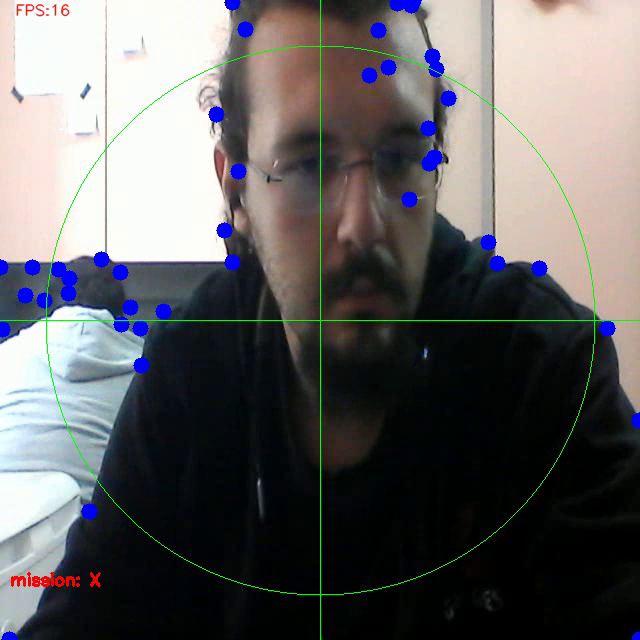
#> input picture frame 3 of output.avi, 640 x 640 px, given in place of the camera
$ python ORG_vision_algorithm.py
#> lines starting #> are read from the running program, lines starting #| are printed output that depends on the picture; after the words box and inside, x2 and y2 are one past the last pixel; in counts of white or black regions, pixels touching at a corner belong together
import cv2, time, math
import numpy as np
import pytesseract
pytesseract.pytesseract.tesseract_cmd = 'C:/Program Files/Tesseract-OCR/tesseract.exe'

frame_width, frame_height = (720,720)  #1280,720
target_lock_radius = 175
kernel = np.ones((3, 3), 'uint8') # for morphological operations
# Parameters for black detection in HSV colorspace
min_h, min_s, min_v = 0,0,0
max_h, max_s, max_v = 179,255,100
min_color = np.array([min_h, min_s, min_v])
max_color = np.array([max_h, max_s, max_v])

color = (255,255,255)

def distance_between_points(point1, point2):
    return np.sqrt(np.power(point1[0]-point2[0],2) + np.power(point1[1]-point2[1],2))

def findPointer(points): # For finding arrow direction and angle
    temp = []
    for point1 in points:
        for point2 in points:
            distance = int(distance_between_points(point1, point2))
            temp.append((distance,point1,point2))

    #print("sorted: ",sorted(temp,key=lambda x: (x[0]),reverse=True))
    sortedbydistance = sorted(temp,key=lambda x: (x[0]),reverse=True)
    special_points = []
    for x in sortedbydistance[0:3]:
        if x[1] not in special_points:
            special_points.append(x[1])
        if x[2] not in special_points:
            special_points.append(x[2])
    #print("specials: ",special_points)

    mean = ((special_points[0][0]+special_points[1][0]+special_points[2][0])//3,(special_points[0][1]+special_points[1][1]+special_points[2][1])//3)
    max = 0
    for point in special_points:
        d = distance_between_points(point,mean)
        if d > max :
            max = d
            pointer = point
    special_points.remove(pointer)
    special_points.insert(0,pointer)
    return special_points
def calculateArrowDirection(contour):

    # To find Arrow direction, first extract contour points
    points = contour.ravel()
    temp = []
    Points = []
    for i in range (0,len(points)):
        temp.append(points[i])
        if i%2 == 1:
            Points.append(temp)
            temp = []
        else:
            continue

    specials = findPointer(Points)
    middle = ((specials[1][0] + specials[2][0])//2, (specials[1][1] + specials[2][1])//2)
    pointer = (specials[0][0], specials[0][1])

    # ONLY FOR VISUAL PURPOSES
    cv2.circle(frame, (specials[0][0],specials[0][1]), 4, (0,0,255),-1)
    cv2.circle(frame, (specials[1][0],specials[1][1]), 4, (0,255,255),-1)
    cv2.circle(frame, (specials[2][0],specials[2][1]), 4, (0,255,255),-1)

    # Drawing lines for angle calculation (for visual purposes only)
    cv2.line(frame, middle, pointer,(255,0,255),1)
    #cv2.line(frame, center_contour, pointer,(255,0,255),1)
    cv2.line(frame, center_frame, center_contour,(0,0,255),1)
    # Find angle of the arrow
    atan = math.atan2(middle[0] - pointer[0], middle[1] - pointer[1])
    angle_arrow = math.degrees(atan)
    angle_arrow = int(angle_arrow)
    if angle_arrow > 0:
        if angle_arrow > 90:
            angle_arrow = 270-(angle_arrow-90)
        else:
            angle_arrow = 360 - angle_arrow
    else:
        angle_arrow *= -1

    return angle_arrow

def searchForText(contour, tolerance):
    ROI = cv2.minAreaRect(contour)
    ROI = cv2.boxPoints(ROI)
    ROI = np.int0(ROI)

    min_height = frame_height
    max_height = 0
    min_width = frame_width
    max_width = 0
    for i in range(0,4):
        if ROI[i][0] < min_height:
            min_height = ROI[i][0]
        if ROI[i][0] > max_height:
            max_height = ROI[i][0]
        if ROI[i][1] < min_width:
            min_width = ROI[i][1]
        if ROI[i][1] > max_width:
            max_width = ROI[i][1]

    #print("{}:{} , {}:{}".format(min_height, max_height, min_width, max_width))
    if min_height - tolerance >= 0:
        min_height -= tolerance
    if max_height + tolerance <= frame_height:
        max_height += tolerance
    if min_width - tolerance >= 0:
        min_width -= tolerance
    if max_width + tolerance <= frame_width:
        max_width += tolerance

    # Cropping text area as an input to OCR
    text_area = mask_color_inv[ min_width : max_width , min_height : max_height]
    # Read the text https://muthu.co/all-tesseract-ocr-options/
    #print("text: ",pytesseract.image_to_string(text)) #, config='digits'
    #text = pytesseract.image_to_string(text_area, lang='eng',config='--psm 6') #--psm 10 --oem 3 -c tessedit_char_whitelist=0123456789
    try:
        text = pytesseract.image_to_string(text_area, lang='eng',config='--psm 10 --oem 3 -c tessedit_char_whitelist=0123456789HXLT')
    except:
        #print("cannot read the text")
        text = ""
    cv2.drawContours(frame,[ROI],0,(0,0,255),2)
    text = text.replace(" ", "")
    #print("text: ",text)
    print("len(text[]): ",len(text[:-1]))
    cv2.imshow("text", text_area)
    return text

def calculateAngleOfTarget(center_contour):

    # ONLY FOR VISUAL PURPOSES
    cv2.circle(frame, center_contour, 10, (0,255,0),-1)

    # Angle of the line connecting center of contour to the center of the frame
    cv2.line(frame, center_frame, center_contour,(0,0,255),1) # for visual
    atan = math.atan2(center_frame[1] - center_contour[1], center_frame[0] - center_contour[0])
    angle_target = math.degrees(atan)
    angle_target = int(angle_target)
    if angle_target > 0:
        if angle_target > 90:
            angle_target -= 90
        else:
            angle_target += 270
    else:
        angle_target += 270

    cv2.putText(frame, "{}*".format(angle_target), center_frame , cv2.FONT_HERSHEY_SIMPLEX, 0.55, color, 2)# for visual
    return angle_target

cam = cv2.VideoCapture(0)
mission = "X"
prev_frame_time = 0
new_frame_time = 0
if cam.isOpened():
    ret,frame = cam.read()
#> frame is the input picture: shape (640, 640, 3); mean B, G, R 98.3, 97.2, 98.9
    fps = int(cam.get(cv2.CAP_PROP_FPS))
    #print("FPS: ",fps)
    output = cv2.VideoWriter("output.avi", cv2.VideoWriter_fourcc(*'XVID'), 2.0, (frame_width, frame_height)) # 'M','J','P','G' #https://docs.opencv.org/3.4/dd/d9e/classcv_1_1VideoWriter.html
else:
    ret = False
while ret :
    ret,frame = cam.read()
    frame = cv2.imread("Seeker/TargetImages/arrow1.png")
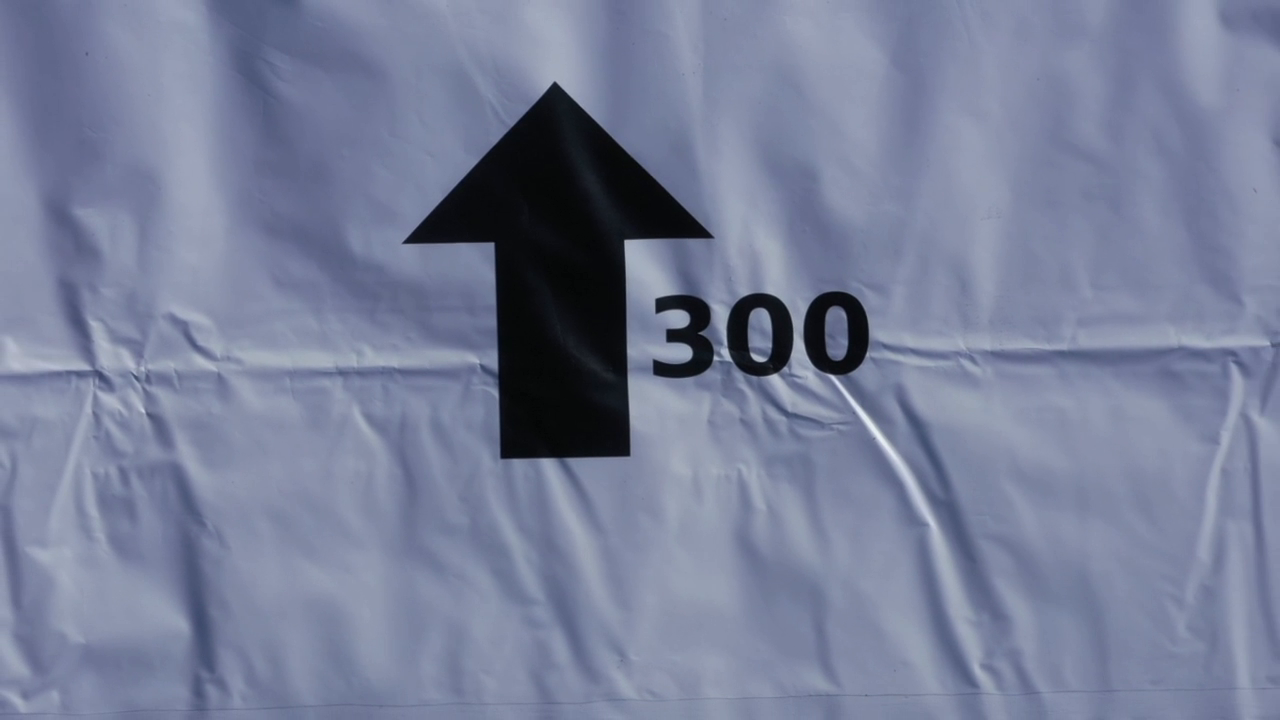
#> input picture TargetImages/arrow1.png, 1280 x 720 px, found by its file name
#> frame is the input picture: shape (720, 1280, 3); mean B, G, R 153, 126.7, 118.9
    frame = cv2.resize(frame,(frame_width, frame_height ))
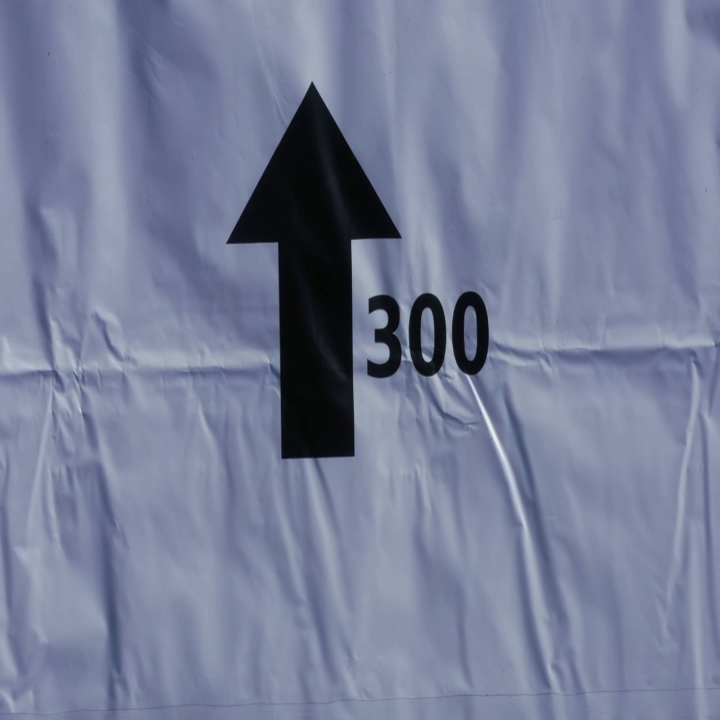
#> frame: shape (720, 720, 3); mean B, G, R 153, 126.7, 119
    #frame =cv2.flip(frame,-1)
    #Calculate FPS
    new_frame_time = time.time()
    fps = 1/(new_frame_time-prev_frame_time)
    prev_frame_time = new_frame_time

    # Find center of the frame for locking targets
    center_frame = (frame_width//2,frame_height//2)
    # convert BGR colorspace to HSV colorspace
    hsv_frame = cv2.cvtColor(frame, cv2.COLOR_BGR2HSV)
#> hsv_frame: shape (720, 720, 3); mean H, S, V 112.8, 59.2, 153
    # ONLY FOR VISUAL PURPOSES
    blank = np.zeros(frame.shape, np.uint8)

    # Detect colors only in range that we previously specified
    mask_color = cv2.inRange(hsv_frame, min_color, max_color)
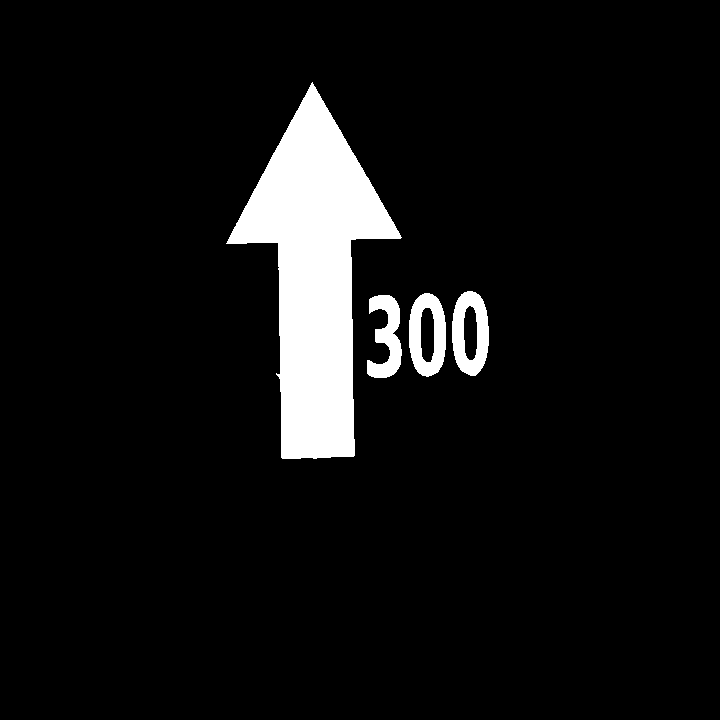
#> mask_color: shape (720, 720); 6.9% white; 4 white regions, box (x1, y1, x2, y2) and area: (226, 82, 402, 459) 30031, (452, 291, 489, 376) 1961, (409, 293, 446, 377) 1944, (367, 295, 402, 378) 1645
    _, mask_color_inv = cv2.threshold(mask_color, 127, 255, cv2.THRESH_BINARY_INV)
#> mask_color_inv: shape (720, 720); 93.1% white; 4 black regions
    contours, hierarchy = cv2.findContours(mask_color, cv2.RETR_EXTERNAL, cv2.CHAIN_APPROX_SIMPLE) #SIMPLE-NONE
#> contours = 4 contours; box (x1, y1, x2, y2) and area: (226, 82, 402, 459) 29568, (409, 293, 446, 377) 2472, (452, 291, 489, 376) 2460, (367, 295, 402, 378) 1515
    contours = sorted(contours, key = cv2.contourArea)
    try:
        target_contours = contours[-3:] # Take the object with the largest area
#> target_contours = 3 contours; box (x1, y1, x2, y2) and area: (226, 82, 402, 459) 29568, (409, 293, 446, 377) 2472, (452, 291, 489, 376) 2460
    except:
        target_contours = contours[-1:]
    for contour in target_contours:
        contour = cv2.approxPolyDP(contour, 10, closed=True)

        if cv2.contourArea(contour) >= 300: # If area is big enough, find its center etc.
            cv2.drawContours(frame, contour, -1, (255,0,0), 15, lineType = cv2.FILLED)# for visual
            #print("len(contour): ",len(contour))
            if 7 < len(contour) < 32  :
                #print("sign")
                # Find center of the contour
                moment = cv2.moments(contour) # To find the center of the contour, we use cv2.moment
                (x_contour, y_contour) = (moment['m10'] / (moment['m00'] + 1e-5), moment['m01'] / (moment['m00'] + 1e-5)) # calculate center of the contour
                center_contour = (int(x_contour), int(y_contour))

                # Calculate angle of the target wrt QUAD frame
                angle_target = calculateAngleOfTarget(center_contour)
                # Go to the center of the sign symbol
                if distance_between_points(center_contour, center_frame) >= target_lock_radius:
                    print("Sign is not in lock radius!")
                    #condition_yaw(angle_target)
                    print("condition_yaw({})".format(angle_target))
                    velocity_x = 0.1 # in meters
                    velocity_y = 0
                    velocity_z = 0
                    duration = 1
                    #send_body_ned_velocity(velocity_x, velocity_y, velocity_z, duration)
                    print("send_body_ned_velocity({}, {}, {}, {})".format(velocity_x, velocity_y, velocity_z, duration))

                if distance_between_points(center_contour, center_frame) < target_lock_radius:
                    try:
                        mission = searchForText(contour, tolerance = -70)
                    except:
                        print("issue for setting mission")

                    #print("mission: ", mission)

            if (mission == "X" and len(contour) == 7 ) :
                print("Executing follow arrows mission")
                # Find center of the contour
                moment = cv2.moments(contour) # To find the center of the contour, we use cv2.moment
                (x_contour, y_contour) = (moment['m10'] / (moment['m00'] + 1e-5), moment['m01'] / (moment['m00'] + 1e-5)) # calculate center of the contour
                center_contour = (int(x_contour), int(y_contour))
                # Calculate angle of the target wrt QUAD frame
                angle_target = calculateAngleOfTarget(center_contour)
                # Go to the center of the sign symbol
                """
                    FORWARD: Yaw 0 absolute (North)
                    BACKWARD: Yaw 180 absolute (South)
                    LEFT: Yaw 270 absolute (West)
                    RIGHT: Yaw 90 absolute (East)
                """

                if distance_between_points(center_contour, center_frame) >= target_lock_radius:
                    print("Arrow is not in lock radius!")
                    #condition_yaw(angle_target)
                    print("condition_yaw({})".format(angle_target))
                    velocity_x = 0.1 # in meters
                    velocity_y = 0
                    velocity_z = 0
                    duration = 1
                    #send_body_ned_velocity(velocity_x, velocity_y, velocity_z, duration)
                    print("send_body_ned_velocity({}, {}, {}, {})".format(velocity_x, velocity_y, velocity_z, duration))
                    #time.sleep(1)

                # If arrow inside the locking_circle, then locking_circle becomes green
                if distance_between_points(center_contour, center_frame) < target_lock_radius:
                    # ONLY FOR VISUAL PURPOSES
                    cv2.circle(blank, center_frame, target_lock_radius, (0,255,0), cv2.FILLED)
                    alpha = 0.4
                    beta = (1.0 - alpha)
                    cv2.addWeighted(blank, alpha, frame, beta, 0.0, frame) # to make rectangle transparent

                    velocity_x = 0 # in meters
                    velocity_y = 0
                    velocity_z = 0
                    duration = 1
                    #send_body_ned_velocity(velocity_x, velocity_y, velocity_z, duration)
                    print("send_body_ned_velocity({}, {}, {}, {})".format(velocity_x, velocity_y, velocity_z, duration))
                    #time.sleep(1)
                    # Find angle of the arrow
                    angle_arrow = calculateArrowDirection(contour)
                    # ONLY FOR VISUAL PURPOSES
                    color = (0,0,255)
                    if angle_arrow > 90 and angle_arrow < 270:
                        cv2.putText(frame, "BACKWARD", (frame_width - 100, 35) , cv2.FONT_HERSHEY_SIMPLEX, 0.55, color, 2)
                    if angle_arrow > 180 and angle_arrow < 360:
                        cv2.putText(frame, "LEFT", (frame_width - 100, 55) , cv2.FONT_HERSHEY_SIMPLEX, 0.55, color, 2)
                    if angle_arrow >0 and angle_arrow < 180:
                        cv2.putText(frame, "RIGHT", (frame_width - 100, 55) , cv2.FONT_HERSHEY_SIMPLEX, 0.55, color, 2)
                    if  angle_arrow < 90 or angle_arrow > 270:
                        cv2.putText(frame, "FORWARD", (frame_width - 100, 35) , cv2.FONT_HERSHEY_SIMPLEX, 0.55, color, 2)
                    cv2.putText(frame, "Arrow Direction: {}*".format(angle_arrow), (frame_width - 200, 15) , cv2.FONT_HERSHEY_SIMPLEX, 0.55, color, 2)

                    # Dilate to connect text characters
                    mask_color = cv2.dilate(mask_color, kernel, iterations =4)
                    # Find all text as a one contour
                    contours, hierarchy = cv2.findContours(mask_color, cv2.RETR_EXTERNAL, cv2.CHAIN_APPROX_SIMPLE) #SIMPLE-NONE
                    contours = sorted(contours, key = cv2.contourArea)
                    target_contours = contours[-2:-1] # -2:-1Take the object with the second largest area
                    for contour in target_contours:
                        if cv2.contourArea(contour) >= 300: # If area is big enough, find its center etc.

                            # Adjust the angle of the frame wrt arrows angle
                            #condition_yaw(angle)
                            print("condition_yaw({})".format(angle_arrow))

                            # Find smallest rectangle that encloses the text
#> (the run stopped early here; a loop or call above may not have finished)

$ run again, starting later in the video
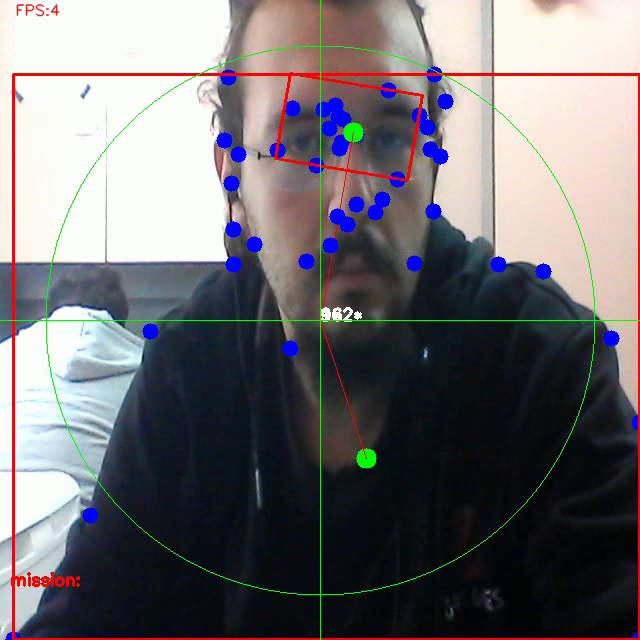
#> input picture frame 14 of output.avi, 640 x 640 px, given in place of the camera
#> frame is the input picture: shape (640, 640, 3); mean B, G, R 113.4, 110.2, 113.7
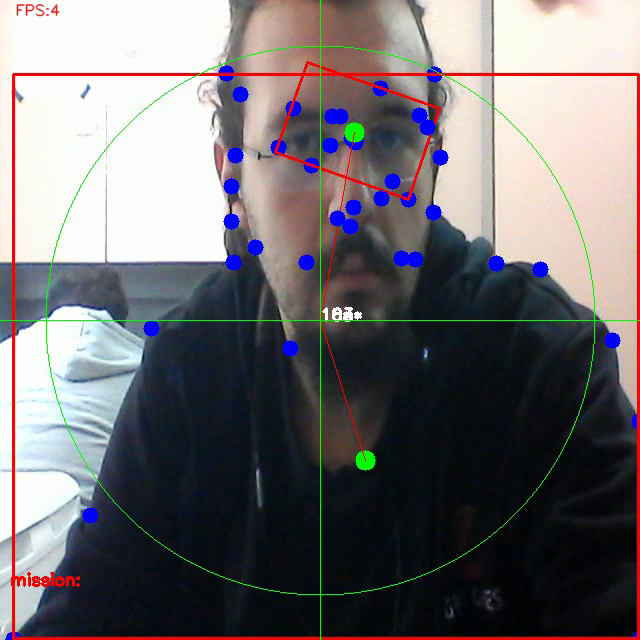
#> input picture frame 15 of output.avi, 640 x 640 px, given in place of the camera
#> frame is the input picture: shape (640, 640, 3); mean B, G, R 112.9, 110.3, 114.4
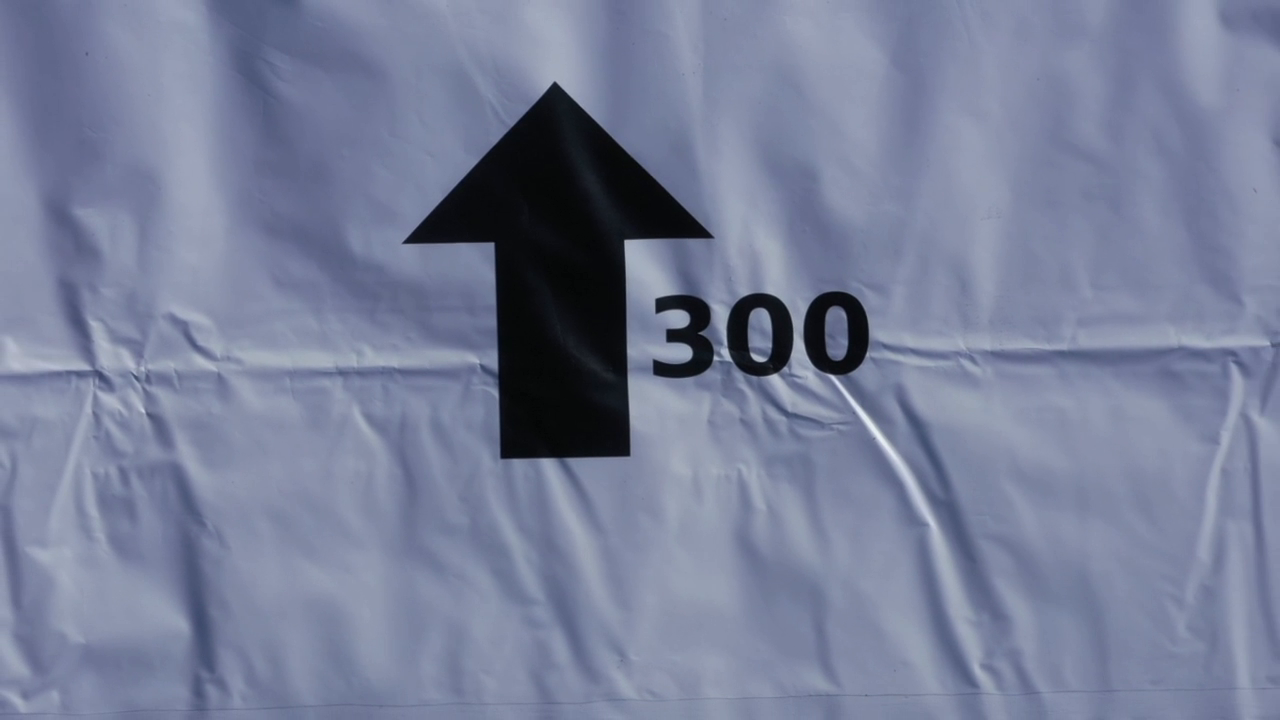
#> input picture TargetImages/arrow1.png, 1280 x 720 px, found by its file name
#> frame is the input picture: shape (720, 1280, 3); mean B, G, R 153, 126.7, 118.9
#> frame: shape (720, 720, 3)
#> hsv_frame: shape (720, 720, 3); mean H, S, V 112.8, 59.2, 153
#> mask_color_inv: shape (720, 720); 93.1% white; 4 black regions
#> `contours, hierarchy = cv2.findContours(mask_color, cv2.RETR_EXTERNAL, ..`: contours = 4 contours; box (x1, y1, x2, y2) and area: (226, 82, 402, 459) 29568, (409, 293, 446, 377) 2472, (452, 291, 489, 376) 2460, (367, 295, 402, 378) 1515
#> `target_contours = contours[-3:]`: target_contours = 3 contours; box (x1, y1, x2, y2) and area: (226, 82, 402, 459) 29568, (409, 293, 446, 377) 2472, (452, 291, 489, 376) 2460
